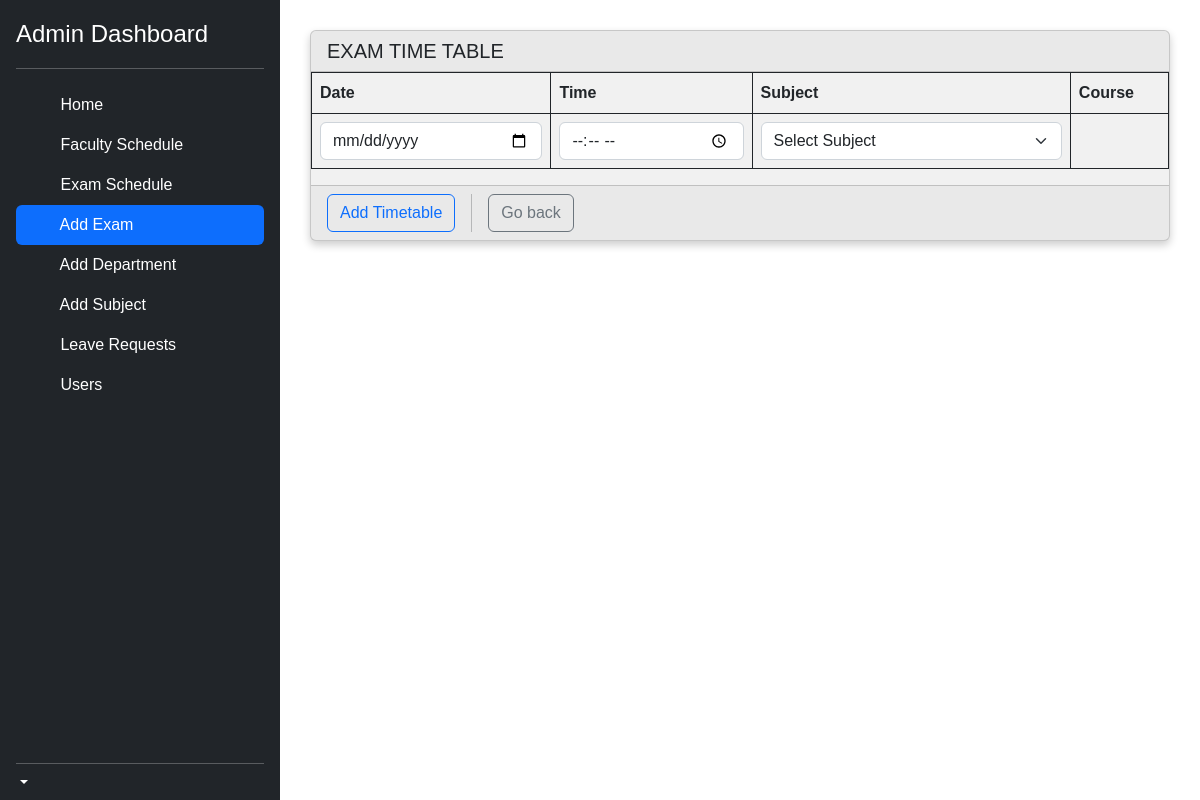
The page /admin/timetable.php?ex_name=BCA CBCS REGULA EXAM NOV 22 on the database as committed earlier.
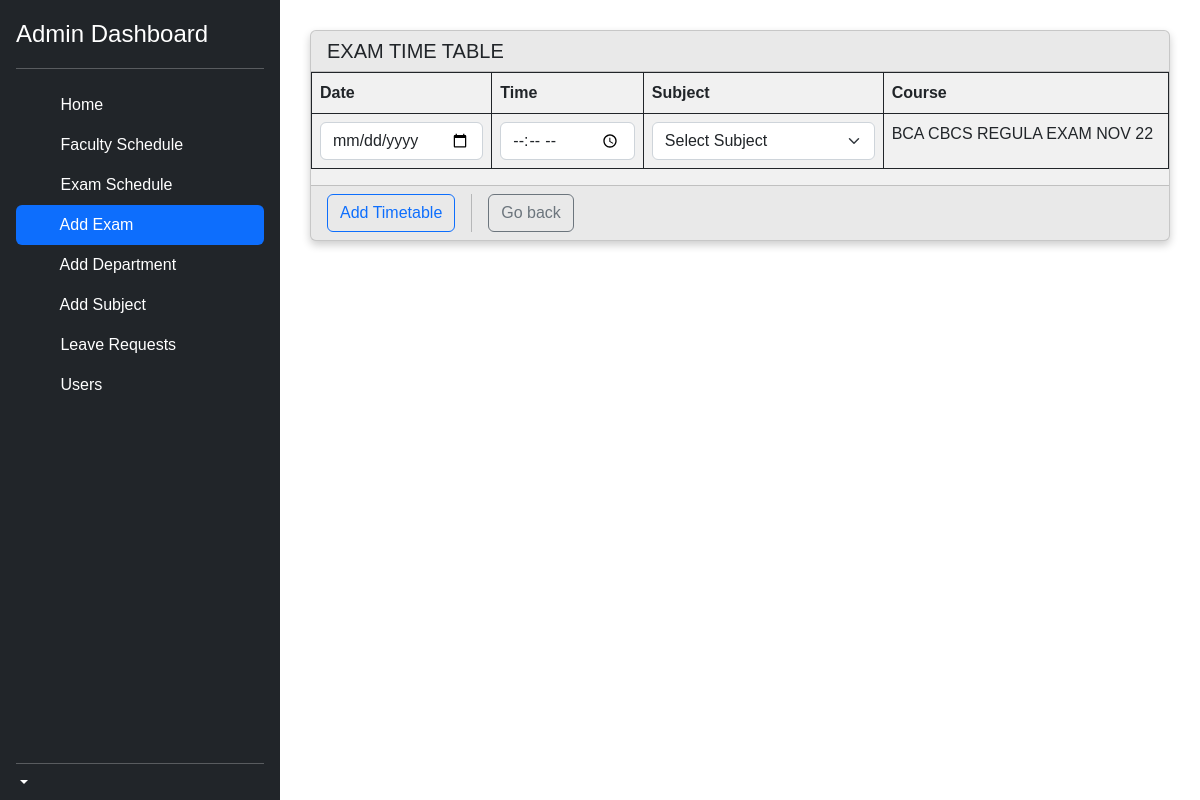
The same page on the database as committed later.
### tables this page shows
CREATE TABLE IF NOT EXISTS `exam_tb` (
  `exam_id` int(11) NOT NULL AUTO_INCREMENT,
  `exam_name` varchar(100) NOT NULL,
  `start_date` date NOT NULL,
  `end_date` date NOT NULL,
  `sem_id` int(11) NOT NULL,
  `status` int(11) NOT NULL,
  PRIMARY KEY (`exam_id`),
  KEY `semID` (`sem_id`)
);

### admin/timetable.php (the view, shortened to what this page needs)
<!doctype html>
<html lang="en">
  <head>
<link href="https://cdn.jsdelivr.net/npm/bootstrap@5.2.2/dist/css/bootstrap.min.css" rel="stylesheet">
<link href="../assets/css/bootstrap.min.css" rel="stylesheet">
    <link href="../assets/css/sidebars.css" rel="stylesheet">
  </head>
  <body>
<main class="d-flex flex-nowrap" style="height: 990px;">
  <div class="d-flex flex-column flex-shrink-0 p-3 text-bg-dark" style="width: 280px;">
    <a href="" class="d-flex align-items-center mb-3 mb-md-0 me-md-auto text-white text-decoration-none">
      <span class="fs-4">Admin Dashboard</span>
    </a>
    <hr>
    <ul class="nav nav-pills flex-column mb-auto">
      <li class="nav-item">
        <a href="admin_dash.php" class="nav-link text-white">
          <svg class="bi pe-none me-2" width="16" height="16"><use xlink:href="#home"/></svg>
          Home
        </a>
      </li>
      <li>
      <a href="fac_schedule.php" class="nav-link text-white">
          <svg class="bi pe-none me-2" width="16" height="16"><use xlink:href="#speedometer2"/></svg>
          Faculty Schedule
        </a>
      </li>
      <li>
        <a href="exam_table.php" class="nav-link text-white" >
          <svg class="bi pe-none me-2" width="16" height="16"><use xlink:href="#table"/></svg>
          Exam Schedule
        </a>
      </li>
      <li>
        <a href="add_exam.php" class="nav-link active" aria-current="page">
          <svg class="bi pe-none me-2" width="16" height="16"><use xlink:href="#table"/></svg>
          Add Exam
        </a>
      </li>
      <li>
        <a href="add_dep.php" class="nav-link text-white" >
          <svg class="bi pe-none me-2" width="16" height="16"><use xlink:href="#table"/></svg>
          Add Department
        </a>
      </li>
      <li>
        <a href="add_sub.php" class="nav-link text-white">
          <svg class="bi pe-none me-2" width="16" height="16"><use xlink:href="#table"/></svg>
          Add Subject
        </a>
      </li>
      <li>
        <a href="#" class="nav-link text-white">
          <svg class="bi pe-none me-2" width="16" height="16"><use xlink:href="#grid"/></svg>
          Leave Requests
        </a>
      </li>
      <li>
        <a href="users.php" class="nav-link text-white" >
          <svg class="bi pe-none me-2" width="16" height="16"><use xlink:href="#people-circle"/></svg>
          Users
        </a>
      </li>
    </ul>
    <hr>
    <div class="dropdown">
      <a href="#" class="d-flex align-items-center text-white text-decoration-none dropdown-toggle" data-bs-toggle="dropdown" aria-expanded="false">
      </a>
    </div>
  </div>
  <div class="d-flex flex-column flex-grow-1" style="padding: 30px; overflow:auto;">
  <div class="card">
  <h5 class="card-header">EXAM TIME TABLE</h5>
      <table id="data_table" class="table table-bordered border-dark">
      <form method="POST" action="">
		<thead>
			<tr>
				<th>Date</th>
        <th>Time</th>
				<th>Subject</th>
        <th>Course</th>
     </tr>
		</thead>
		<tbody>
      <tr>
        <form method="POST" action="">
        <td><input type="date" name="date" class="form-control" required></td>
        <td><input type="time" name="time" class="form-control" required></td>
        <td>
          <select name="sub_id" class="form-select" required>
            <option value="">Select Subject</option>
          </select>
        </td>
        <td>
            <?php
              $ex_name = $_GET['ex_name'];
              include '../server.php';
              $sql = "SELECT exam_id,exam_name FROM exam_tb WHERE exam_name = '$ex_name'";
              $result = mysqli_query($conn, $sql);
              while($row = mysqli_fetch_assoc($result)){
                echo $row['exam_name'];
              }
            ?>
        </td>
      </tr>
      </tbody>
      </table>
      <div class="card-footer">
      <div class="hstack gap-3">
    <button type="submit" class="btn btn-outline-primary" name="submit">Add Timetable</button>
  <a class='btn btn-outline-secondary' href="add_exam.php">Go back</a>
  </div>
  </div>
  </div>
</main>
</body>
</html>

Rows that differ between the two databases and show on the page:
added exam_tb: exam_name "BCA CBCS REGULA EXAM NOV 22"
